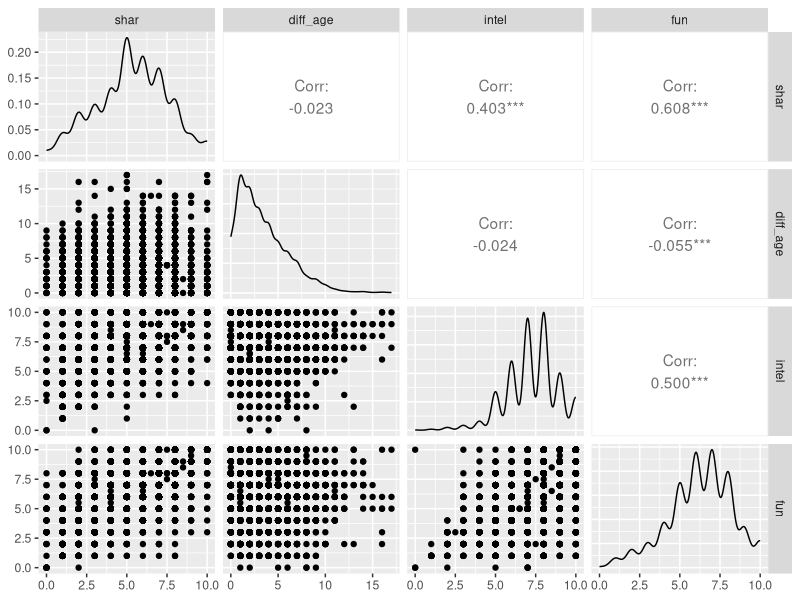

The R source for this figure:
## ---- chunk 1
knitr::opts_chunk$set(echo = TRUE)
library(GGally)
library(skimr)
library(pscl)
library(broom)
library(tidyverse)
library(modelr) # devtools::install_github("hadley/modelr")
## ---- chunk 2
dados <- read_csv("../dados/speed-dating2.csv") %>% 
  mutate(dec = as.factor(dec), 
         gender = as.factor(gender),
         diff_age = abs(age_o - age))

skim(dados)
## ---- chunk 3
dados <- dados %>%
  select(shar, diff_age, intel, fun, dec)

dados <- na.omit(dados)

skim(dados)
## ---- chunk 4

ggpairs(dados %>% select(shar, diff_age, intel, fun))
## ---- chunk 5

match_model = glm(dec ~ shar + diff_age + intel + fun,
                        data = dados,
                        family = "binomial")

tidy(match_model, conf.int = TRUE, exponentiate = TRUE, conf.level = .95)
## ---- chunk 6
pR2(match_model)
